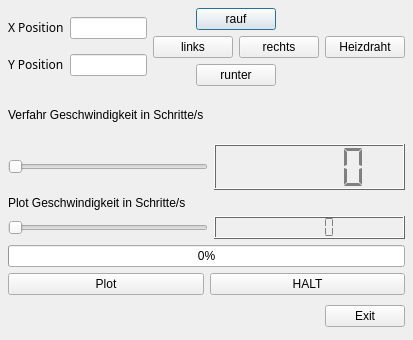
<ui version="4.0" >
 <author></author>
 <comment></comment>
 <exportmacro></exportmacro>
 <class>MachineDialog</class>
 <widget class="QDialog" name="MachineDialog" >
  <property name="geometry" >
   <rect>
    <x>0</x>
    <y>0</y>
    <width>413</width>
    <height>340</height>
   </rect>
  </property>
  <property name="windowTitle" >
   <string>Schneidplotter-Steuerung</string>
  </property>
  <layout class="QHBoxLayout" >
   <property name="margin" >
    <number>8</number>
   </property>
   <property name="spacing" >
    <number>6</number>
   </property>
   <item>
    <layout class="QVBoxLayout" >
     <property name="margin" >
      <number>0</number>
     </property>
     <property name="spacing" >
      <number>6</number>
     </property>
     <item>
      <layout class="QHBoxLayout" >
       <property name="margin" >
        <number>0</number>
       </property>
       <property name="spacing" >
        <number>6</number>
       </property>
       <item>
        <layout class="QVBoxLayout" >
         <property name="margin" >
          <number>0</number>
         </property>
         <property name="spacing" >
          <number>6</number>
         </property>
         <item>
          <layout class="QHBoxLayout" >
           <property name="margin" >
            <number>0</number>
           </property>
           <property name="spacing" >
            <number>6</number>
           </property>
           <item>
            <widget class="QLabel" name="label_2_3_2_4_2_2_2_2" >
             <property name="text" >
              <string>&lt;html>&lt;head>&lt;meta name=&quot;qrichtext&quot; content=&quot;1&quot; />&lt;/head>&lt;body style=&quot; white-space: pre-wrap; font-family:Sans Serif; font-weight:400; font-style:normal; text-decoration:none;&quot;>&lt;p style=&quot; margin-top:0px; margin-bottom:0px; margin-left:0px; margin-right:0px; -qt-block-indent:0; text-indent:0px;&quot;>X Position&lt;/p>&lt;/body>&lt;/html></string>
             </property>
            </widget>
           </item>
           <item>
            <widget class="QLineEdit" name="XPosEdit" />
           </item>
          </layout>
         </item>
         <item>
          <layout class="QHBoxLayout" >
           <property name="margin" >
            <number>0</number>
           </property>
           <property name="spacing" >
            <number>6</number>
           </property>
           <item>
            <widget class="QLabel" name="label_3_2_3_2_3_2_2_2_2" >
             <property name="text" >
              <string>&lt;html>&lt;head>&lt;meta name=&quot;qrichtext&quot; content=&quot;1&quot; />&lt;/head>&lt;body style=&quot; white-space: pre-wrap; font-family:Sans Serif; font-weight:400; font-style:normal; text-decoration:none;&quot;>&lt;p style=&quot; margin-top:0px; margin-bottom:0px; margin-left:0px; margin-right:0px; -qt-block-indent:0; text-indent:0px;&quot;>Y Position&lt;/p>&lt;/body>&lt;/html></string>
             </property>
            </widget>
           </item>
           <item>
            <widget class="QLineEdit" name="YPosEdit" />
           </item>
          </layout>
         </item>
        </layout>
       </item>
       <item>
        <layout class="QVBoxLayout" >
         <property name="margin" >
          <number>0</number>
         </property>
         <property name="spacing" >
          <number>6</number>
         </property>
         <item>
          <layout class="QHBoxLayout" >
           <property name="margin" >
            <number>0</number>
           </property>
           <property name="spacing" >
            <number>6</number>
           </property>
           <item>
            <spacer>
             <property name="orientation" >
              <enum>Qt::Horizontal</enum>
             </property>
             <property name="sizeHint" >
              <size>
               <width>40</width>
               <height>20</height>
              </size>
             </property>
            </spacer>
           </item>
           <item>
            <widget class="QPushButton" name="pushButtonUp" >
             <property name="text" >
              <string>rauf</string>
             </property>
            </widget>
           </item>
           <item>
            <spacer>
             <property name="orientation" >
              <enum>Qt::Horizontal</enum>
             </property>
             <property name="sizeHint" >
              <size>
               <width>40</width>
               <height>20</height>
              </size>
             </property>
            </spacer>
           </item>
          </layout>
         </item>
         <item>
          <layout class="QHBoxLayout" >
           <property name="margin" >
            <number>0</number>
           </property>
           <property name="spacing" >
            <number>6</number>
           </property>
           <item>
            <widget class="QPushButton" name="pushButtonLeft" >
             <property name="text" >
              <string>links</string>
             </property>
            </widget>
           </item>
           <item>
            <widget class="QPushButton" name="pushButtonRight" >
             <property name="text" >
              <string>rechts</string>
             </property>
            </widget>
           </item>
          </layout>
         </item>
         <item>
          <layout class="QHBoxLayout" >
           <property name="margin" >
            <number>0</number>
           </property>
           <property name="spacing" >
            <number>6</number>
           </property>
           <item>
            <spacer>
             <property name="orientation" >
              <enum>Qt::Horizontal</enum>
             </property>
             <property name="sizeHint" >
              <size>
               <width>40</width>
               <height>20</height>
              </size>
             </property>
            </spacer>
           </item>
           <item>
            <widget class="QPushButton" name="pushButtonDown" >
             <property name="text" >
              <string>runter</string>
             </property>
            </widget>
           </item>
           <item>
            <spacer>
             <property name="orientation" >
              <enum>Qt::Horizontal</enum>
             </property>
             <property name="sizeHint" >
              <size>
               <width>40</width>
               <height>20</height>
              </size>
             </property>
            </spacer>
           </item>
          </layout>
         </item>
        </layout>
       </item>
       <item>
        <widget class="QPushButton" name="pushButtonHeater" >
         <property name="text" >
          <string>Heizdraht</string>
         </property>
         <property name="checkable" >
          <bool>true</bool>
         </property>
        </widget>
       </item>
      </layout>
     </item>
     <item>
      <layout class="QVBoxLayout" >
       <property name="margin" >
        <number>0</number>
       </property>
       <property name="spacing" >
        <number>6</number>
       </property>
       <item>
        <layout class="QVBoxLayout" >
         <property name="margin" >
          <number>0</number>
         </property>
         <property name="spacing" >
          <number>6</number>
         </property>
         <item>
          <widget class="QLabel" name="label_2_2_2" >
           <property name="text" >
            <string>Verfahr Geschwindigkeit in Schritte/s</string>
           </property>
          </widget>
         </item>
         <item>
          <layout class="QHBoxLayout" >
           <property name="margin" >
            <number>0</number>
           </property>
           <property name="spacing" >
            <number>6</number>
           </property>
           <item>
            <widget class="QSlider" name="sliderMoveSpeed" >
             <property name="sizePolicy" >
              <sizepolicy>
               <hsizetype>4</hsizetype>
               <vsizetype>4</vsizetype>
               <horstretch>0</horstretch>
               <verstretch>0</verstretch>
              </sizepolicy>
             </property>
             <property name="minimumSize" >
              <size>
               <width>200</width>
               <height>0</height>
              </size>
             </property>
             <property name="minimum" >
              <number>0</number>
             </property>
             <property name="maximum" >
              <number>400</number>
             </property>
             <property name="orientation" >
              <enum>Qt::Horizontal</enum>
             </property>
            </widget>
           </item>
           <item>
            <widget class="QLCDNumber" name="lcdNumberMoveSpeed" >
             <property name="palette" >
              <palette>
               <active>
                <color>
                 <red>128</red>
                 <green>128</green>
                 <blue>128</blue>
                </color>
                <color>
                 <red>206</red>
                 <green>206</green>
                 <blue>206</blue>
                </color>
                <color>
                 <red>255</red>
                 <green>255</green>
                 <blue>255</blue>
                </color>
                <color>
                 <red>237</red>
                 <green>237</green>
                 <blue>237</blue>
                </color>
                <color>
                 <red>103</red>
                 <green>103</green>
                 <blue>103</blue>
                </color>
                <color>
                 <red>137</red>
                 <green>137</green>
                 <blue>137</blue>
                </color>
                <color>
                 <red>128</red>
                 <green>128</green>
                 <blue>128</blue>
                </color>
                <color>
                 <red>255</red>
                 <green>255</green>
                 <blue>255</blue>
                </color>
                <color>
                 <red>128</red>
                 <green>128</green>
                 <blue>128</blue>
                </color>
                <color>
                 <red>255</red>
                 <green>255</green>
                 <blue>255</blue>
                </color>
                <color>
                 <red>207</red>
                 <green>207</green>
                 <blue>207</blue>
                </color>
                <color>
                 <red>0</red>
                 <green>0</green>
                 <blue>0</blue>
                </color>
                <color>
                 <red>121</red>
                 <green>125</green>
                 <blue>121</blue>
                </color>
                <color>
                 <red>207</red>
                 <green>207</green>
                 <blue>207</blue>
                </color>
                <color>
                 <red>0</red>
                 <green>0</green>
                 <blue>255</blue>
                </color>
                <color>
                 <red>255</red>
                 <green>0</green>
                 <blue>255</blue>
                </color>
                <color>
                 <red>230</red>
                 <green>230</green>
                 <blue>230</blue>
                </color>
               </active>
               <inactive>
                <color>
                 <red>128</red>
                 <green>128</green>
                 <blue>128</blue>
                </color>
                <color>
                 <red>206</red>
                 <green>206</green>
                 <blue>206</blue>
                </color>
                <color>
                 <red>255</red>
                 <green>255</green>
                 <blue>255</blue>
                </color>
                <color>
                 <red>237</red>
                 <green>237</green>
                 <blue>237</blue>
                </color>
                <color>
                 <red>103</red>
                 <green>103</green>
                 <blue>103</blue>
                </color>
                <color>
                 <red>137</red>
                 <green>137</green>
                 <blue>137</blue>
                </color>
                <color>
                 <red>128</red>
                 <green>128</green>
                 <blue>128</blue>
                </color>
                <color>
                 <red>255</red>
                 <green>255</green>
                 <blue>255</blue>
                </color>
                <color>
                 <red>128</red>
                 <green>128</green>
                 <blue>128</blue>
                </color>
                <color>
                 <red>255</red>
                 <green>255</green>
                 <blue>255</blue>
                </color>
                <color>
                 <red>207</red>
                 <green>207</green>
                 <blue>207</blue>
                </color>
                <color>
                 <red>0</red>
                 <green>0</green>
                 <blue>0</blue>
                </color>
                <color>
                 <red>121</red>
                 <green>125</green>
                 <blue>121</blue>
                </color>
                <color>
                 <red>207</red>
                 <green>207</green>
                 <blue>207</blue>
                </color>
                <color>
                 <red>0</red>
                 <green>0</green>
                 <blue>255</blue>
                </color>
                <color>
                 <red>255</red>
                 <green>0</green>
                 <blue>255</blue>
                </color>
                <color>
                 <red>230</red>
                 <green>230</green>
                 <blue>230</blue>
                </color>
               </inactive>
               <disabled>
                <color>
                 <red>128</red>
                 <green>128</green>
                 <blue>128</blue>
                </color>
                <color>
                 <red>206</red>
                 <green>206</green>
                 <blue>206</blue>
                </color>
                <color>
                 <red>255</red>
                 <green>255</green>
                 <blue>255</blue>
                </color>
                <color>
                 <red>237</red>
                 <green>237</green>
                 <blue>237</blue>
                </color>
                <color>
                 <red>103</red>
                 <green>103</green>
                 <blue>103</blue>
                </color>
                <color>
                 <red>137</red>
                 <green>137</green>
                 <blue>137</blue>
                </color>
                <color>
                 <red>128</red>
                 <green>128</green>
                 <blue>128</blue>
                </color>
                <color>
                 <red>255</red>
                 <green>255</green>
                 <blue>255</blue>
                </color>
                <color>
                 <red>128</red>
                 <green>128</green>
                 <blue>128</blue>
                </color>
                <color>
                 <red>255</red>
                 <green>255</green>
                 <blue>255</blue>
                </color>
                <color>
                 <red>207</red>
                 <green>207</green>
                 <blue>207</blue>
                </color>
                <color>
                 <red>0</red>
                 <green>0</green>
                 <blue>0</blue>
                </color>
                <color>
                 <red>121</red>
                 <green>125</green>
                 <blue>121</blue>
                </color>
                <color>
                 <red>207</red>
                 <green>207</green>
                 <blue>207</blue>
                </color>
                <color>
                 <red>0</red>
                 <green>0</green>
                 <blue>255</blue>
                </color>
                <color>
                 <red>255</red>
                 <green>0</green>
                 <blue>255</blue>
                </color>
                <color>
                 <red>230</red>
                 <green>230</green>
                 <blue>230</blue>
                </color>
               </disabled>
              </palette>
             </property>
             <property name="segmentStyle" >
              <enum>QLCDNumber::Flat</enum>
             </property>
            </widget>
           </item>
          </layout>
         </item>
        </layout>
       </item>
       <item>
        <layout class="QVBoxLayout" >
         <property name="margin" >
          <number>0</number>
         </property>
         <property name="spacing" >
          <number>6</number>
         </property>
         <item>
          <widget class="QLabel" name="label_3_2" >
           <property name="text" >
            <string>Plot Geschwindigkeit in Schritte/s</string>
           </property>
          </widget>
         </item>
         <item>
          <layout class="QHBoxLayout" >
           <property name="margin" >
            <number>0</number>
           </property>
           <property name="spacing" >
            <number>6</number>
           </property>
           <item>
            <widget class="QSlider" name="sliderPlotSpeed" >
             <property name="sizePolicy" >
              <sizepolicy>
               <hsizetype>4</hsizetype>
               <vsizetype>4</vsizetype>
               <horstretch>0</horstretch>
               <verstretch>0</verstretch>
              </sizepolicy>
             </property>
             <property name="minimumSize" >
              <size>
               <width>200</width>
               <height>0</height>
              </size>
             </property>
             <property name="minimum" >
              <number>0</number>
             </property>
             <property name="maximum" >
              <number>400</number>
             </property>
             <property name="orientation" >
              <enum>Qt::Horizontal</enum>
             </property>
            </widget>
           </item>
           <item>
            <widget class="QLCDNumber" name="lcdNumberPlotSpeed" >
             <property name="palette" >
              <palette>
               <active>
                <color>
                 <red>128</red>
                 <green>128</green>
                 <blue>128</blue>
                </color>
                <color>
                 <red>206</red>
                 <green>206</green>
                 <blue>206</blue>
                </color>
                <color>
                 <red>255</red>
                 <green>255</green>
                 <blue>255</blue>
                </color>
                <color>
                 <red>237</red>
                 <green>237</green>
                 <blue>237</blue>
                </color>
                <color>
                 <red>103</red>
                 <green>103</green>
                 <blue>103</blue>
                </color>
                <color>
                 <red>137</red>
                 <green>137</green>
                 <blue>137</blue>
                </color>
                <color>
                 <red>128</red>
                 <green>128</green>
                 <blue>128</blue>
                </color>
                <color>
                 <red>255</red>
                 <green>255</green>
                 <blue>255</blue>
                </color>
                <color>
                 <red>128</red>
                 <green>128</green>
                 <blue>128</blue>
                </color>
                <color>
                 <red>255</red>
                 <green>255</green>
                 <blue>255</blue>
                </color>
                <color>
                 <red>206</red>
                 <green>206</green>
                 <blue>206</blue>
                </color>
                <color>
                 <red>0</red>
                 <green>0</green>
                 <blue>0</blue>
                </color>
                <color>
                 <red>121</red>
                 <green>125</green>
                 <blue>121</blue>
                </color>
                <color>
                 <red>207</red>
                 <green>207</green>
                 <blue>207</blue>
                </color>
                <color>
                 <red>0</red>
                 <green>0</green>
                 <blue>255</blue>
                </color>
                <color>
                 <red>255</red>
                 <green>0</green>
                 <blue>255</blue>
                </color>
                <color>
                 <red>230</red>
                 <green>230</green>
                 <blue>230</blue>
                </color>
               </active>
               <inactive>
                <color>
                 <red>128</red>
                 <green>128</green>
                 <blue>128</blue>
                </color>
                <color>
                 <red>206</red>
                 <green>206</green>
                 <blue>206</blue>
                </color>
                <color>
                 <red>255</red>
                 <green>255</green>
                 <blue>255</blue>
                </color>
                <color>
                 <red>237</red>
                 <green>237</green>
                 <blue>237</blue>
                </color>
                <color>
                 <red>103</red>
                 <green>103</green>
                 <blue>103</blue>
                </color>
                <color>
                 <red>137</red>
                 <green>137</green>
                 <blue>137</blue>
                </color>
                <color>
                 <red>128</red>
                 <green>128</green>
                 <blue>128</blue>
                </color>
                <color>
                 <red>255</red>
                 <green>255</green>
                 <blue>255</blue>
                </color>
                <color>
                 <red>128</red>
                 <green>128</green>
                 <blue>128</blue>
                </color>
                <color>
                 <red>255</red>
                 <green>255</green>
                 <blue>255</blue>
                </color>
                <color>
                 <red>206</red>
                 <green>206</green>
                 <blue>206</blue>
                </color>
                <color>
                 <red>0</red>
                 <green>0</green>
                 <blue>0</blue>
                </color>
                <color>
                 <red>121</red>
                 <green>125</green>
                 <blue>121</blue>
                </color>
                <color>
                 <red>207</red>
                 <green>207</green>
                 <blue>207</blue>
                </color>
                <color>
                 <red>0</red>
                 <green>0</green>
                 <blue>255</blue>
                </color>
                <color>
                 <red>255</red>
                 <green>0</green>
                 <blue>255</blue>
                </color>
                <color>
                 <red>230</red>
                 <green>230</green>
                 <blue>230</blue>
                </color>
               </inactive>
               <disabled>
                <color>
                 <red>128</red>
                 <green>128</green>
                 <blue>128</blue>
                </color>
                <color>
                 <red>206</red>
                 <green>206</green>
                 <blue>206</blue>
                </color>
                <color>
                 <red>255</red>
                 <green>255</green>
                 <blue>255</blue>
                </color>
                <color>
                 <red>237</red>
                 <green>237</green>
                 <blue>237</blue>
                </color>
                <color>
                 <red>103</red>
                 <green>103</green>
                 <blue>103</blue>
                </color>
                <color>
                 <red>137</red>
                 <green>137</green>
                 <blue>137</blue>
                </color>
                <color>
                 <red>128</red>
                 <green>128</green>
                 <blue>128</blue>
                </color>
                <color>
                 <red>255</red>
                 <green>255</green>
                 <blue>255</blue>
                </color>
                <color>
                 <red>128</red>
                 <green>128</green>
                 <blue>128</blue>
                </color>
                <color>
                 <red>255</red>
                 <green>255</green>
                 <blue>255</blue>
                </color>
                <color>
                 <red>206</red>
                 <green>206</green>
                 <blue>206</blue>
                </color>
                <color>
                 <red>0</red>
                 <green>0</green>
                 <blue>0</blue>
                </color>
                <color>
                 <red>121</red>
                 <green>125</green>
                 <blue>121</blue>
                </color>
                <color>
                 <red>207</red>
                 <green>207</green>
                 <blue>207</blue>
                </color>
                <color>
                 <red>0</red>
                 <green>0</green>
                 <blue>255</blue>
                </color>
                <color>
                 <red>255</red>
                 <green>0</green>
                 <blue>255</blue>
                </color>
                <color>
                 <red>230</red>
                 <green>230</green>
                 <blue>230</blue>
                </color>
               </disabled>
              </palette>
             </property>
             <property name="segmentStyle" >
              <enum>QLCDNumber::Flat</enum>
             </property>
            </widget>
           </item>
          </layout>
         </item>
         <item>
          <widget class="QProgressBar" name="progressBar" >
           <property name="value" >
            <number>0</number>
           </property>
          </widget>
         </item>
         <item>
          <layout class="QHBoxLayout" >
           <property name="margin" >
            <number>0</number>
           </property>
           <property name="spacing" >
            <number>6</number>
           </property>
           <item>
            <widget class="QPushButton" name="pushButtonPlot" >
             <property name="text" >
              <string>Plot</string>
             </property>
            </widget>
           </item>
           <item>
            <widget class="QPushButton" name="StopButton" >
             <property name="text" >
              <string>HALT</string>
             </property>
            </widget>
           </item>
          </layout>
         </item>
        </layout>
       </item>
       <item>
        <layout class="QHBoxLayout" >
         <property name="margin" >
          <number>0</number>
         </property>
         <property name="spacing" >
          <number>6</number>
         </property>
         <item>
          <spacer>
           <property name="orientation" >
            <enum>Qt::Horizontal</enum>
           </property>
           <property name="sizeHint" >
            <size>
             <width>131</width>
             <height>31</height>
            </size>
           </property>
          </spacer>
         </item>
         <item>
          <widget class="QPushButton" name="exitButton" >
           <property name="text" >
            <string>Exit</string>
           </property>
          </widget>
         </item>
        </layout>
       </item>
      </layout>
     </item>
    </layout>
   </item>
  </layout>
  <widget class="QWidget" name="widget" >
   <property name="geometry" >
    <rect>
     <x>9</x>
     <y>9</y>
     <width>387</width>
     <height>100</height>
    </rect>
   </property>
  </widget>
  <widget class="QWidget" name="horizontalLayout" >
   <property name="geometry" >
    <rect>
     <x>40</x>
     <y>50</y>
     <width>160</width>
     <height>80</height>
    </rect>
   </property>
  </widget>
  <widget class="QWidget" name="layoutWidget" >
   <property name="geometry" >
    <rect>
     <x>41</x>
     <y>51</y>
     <width>158</width>
     <height>78</height>
    </rect>
   </property>
  </widget>
  <widget class="QWidget" name="widget_2" >
   <property name="geometry" >
    <rect>
     <x>42</x>
     <y>52</y>
     <width>156</width>
     <height>76</height>
    </rect>
   </property>
  </widget>
 </widget>
 <pixmapfunction></pixmapfunction>
 <resources/>
 <connections>
  <connection>
   <sender>sliderMoveSpeed</sender>
   <signal>valueChanged(int)</signal>
   <receiver>lcdNumberMoveSpeed</receiver>
   <slot>display(int)</slot>
   <hints>
    <hint type="sourcelabel" >
     <x>168</x>
     <y>157</y>
    </hint>
    <hint type="destinationlabel" >
     <x>249</x>
     <y>159</y>
    </hint>
   </hints>
  </connection>
  <connection>
   <sender>sliderPlotSpeed</sender>
   <signal>valueChanged(int)</signal>
   <receiver>lcdNumberPlotSpeed</receiver>
   <slot>display(int)</slot>
   <hints>
    <hint type="sourcelabel" >
     <x>118</x>
     <y>211</y>
    </hint>
    <hint type="destinationlabel" >
     <x>298</x>
     <y>217</y>
    </hint>
   </hints>
  </connection>
 </connections>
</ui>
